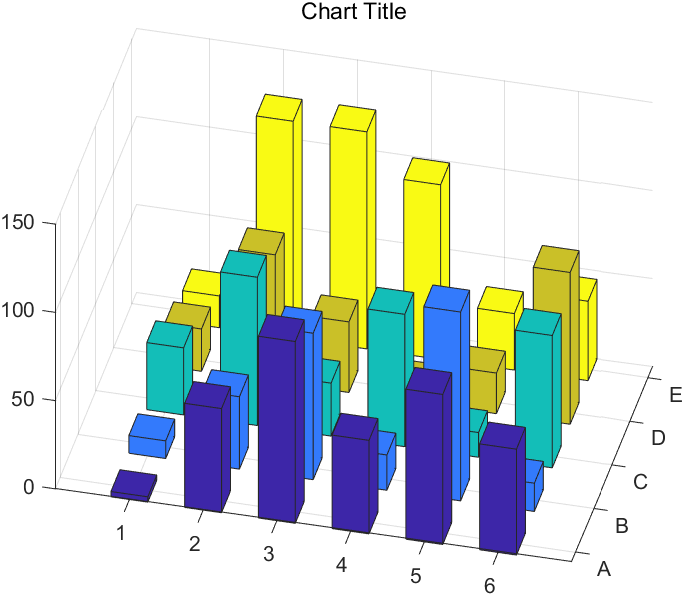
#> input picture data/Matlab8.png, 684 x 596 px; its folder holds 5 pictures in this run
$ python axis.py
#> lines starting #> are read from the running program, lines starting #| are printed output that depends on the picture; after the words box and inside, x2 and y2 are one past the last pixel; in counts of white or black regions, pixels touching at a corner belong together
import math
import os

import cv2
import numpy as np
from PIL import Image


show_intermediate_result = False

def show_wait_destroy(window_name, img):
    cv2.imshow(window_name, img)
    cv2.moveWindow(window_name, 500, 0)
    cv2.waitKey(0)
    cv2.destroyWindow(window_name)


def find_point(axis_img, first_direction, second_direction):
    h, w = axis_img.shape
    x = -1
    y = -1

    if first_direction == "bottommost":
        for i in reversed(range(h)):
            if np.sum(axis_img[i]) > 0:
                y = i
                break
        candidate = axis_img[i]
    elif first_direction == "uppermost":
        for i in range(h):
            if np.sum(axis_img[i]) > 0:
                y = i
                break
        candidate = axis_img[i]
    elif first_direction == "leftmost":
        for j in range(w):
            if np.sum(axis_img[:, j]) > 0:
                x = j
                break
        candidate = axis_img[:, j]
    elif first_direction == "rightmost":
        for j in reversed(range(w)):
            if np.sum(axis_img[:, j]) > 0:
                x = j
                break
        candidate = axis_img[:, j]
    else:
        assert False, "Invalid first direction"

    if second_direction == "bottommost":
        for i in reversed(range(h)):
            if candidate[i] > 0:
                y = i
                break
    elif second_direction == "uppermost":
        for i in range(h):
            if candidate[i] > 0:
                y = i
                break
    elif second_direction == "leftmost":
        for j in range(w):
            if candidate[j] > 0:
                x = j
                break
    elif second_direction == "rightmost":
        for j in reversed(range(w)):
            if candidate[j] > 0:
                x = j
                break
    else:
        assert False, "Invalid first direction"

    if (y != -1) and (x != -1):
        "x or y is not initialized. x : {}, y : {}".format(x, y)
    return x, y


def make_kernel(theta, length=25):
    if theta == 0:
        kernel = np.ones((1, 30))
        if show_intermediate_result:
            print("theta : ", theta)
            print(kernel)
        return kernel
    elif theta == -90:
        kernel = np.ones((30, 1))
        if show_intermediate_result:
            print("theta : ", theta)
            print(kernel)
        return kernel

    row = math.ceil(np.abs(length * np.sin(theta * np.pi / 180)))
    col = math.ceil(np.abs(length * np.cos(theta * np.pi / 180)))

    start_index = 0
    if 0 < theta < 45:
        step = float(col) / float(row)
        kernel = np.zeros((row, col), np.uint8)
        for i in range(1, row+1):
            index = step * i
            index_ceiling = min(math.ceil(index), col)
            kernel[i-1, start_index:index_ceiling] = 1
            start_index = index_ceiling
    elif 45 <= theta < 90:
        step = float(row) / float(col)
        kernel = np.zeros((row, col), np.uint8)
        for i in range(1, col+1):
            index = step * i
            index_ceiling = min(math.ceil(index), row)
            kernel[start_index:index_ceiling, i-1] = 1
            start_index = index_ceiling
    elif -45 <= theta < 0:
        step = float(col) / float(row)
        kernel = np.zeros((row, col), np.uint8)
        for i in range(1, row+1):
            index = step * i
            index_ceiling = min(math.ceil(index), col)
            kernel[row-i, start_index:index_ceiling] = 1
            start_index = index_ceiling
    elif -90 < theta < -45:
        step = float(row) / float(col)
        kernel = np.zeros((row, col), np.uint8)
        for i in range(1, col+1):
            index = step * i
            index_ceiling = min(math.ceil(index), row)
            kernel[start_index:index_ceiling, col-i] = 1
            start_index = index_ceiling

    if show_intermediate_result:
        print("theta : ", theta)
        print("kernel width : ", col)
        print("kernel height : ", row)
        print(kernel)
    return kernel


def remove_color(img, num_colors):
    # Convert BGR to HSV
    hsv = cv2.cvtColor(img, cv2.COLOR_BGR2HSV)

    ## Background image
    #Assumtion: Background image consist with only white
    back = cv2.inRange(hsv, (0, 0, 0), (180, 0, 255))
    removed = cv2.bitwise_or(img, img, mask=back)
    removed_gray = cv2.cvtColor(removed, cv2.COLOR_BGR2GRAY)
    removed_gray = removed_gray + ~back

    if show_intermediate_result:
        show_wait_destroy("removed_gray", removed_gray)

    return removed_gray


def find_frequent_degree(img, edges):
    threshold = 10
    minLineLength = 70
    maxLineGap = 30

    lines = cv2.HoughLinesP(edges, 1, np.pi/360,
                            threshold, minLineLength, maxLineGap)

    degree_resolution = 180
    theta_votes = np.zeros(degree_resolution)
    for line in lines:
        x1, y1, x2, y2 = line[0]
        cv2.line(img, (x1, y1), (x2, y2), (0, 255, 0), 1)
        slope = (float)(y2 - y1) / (float)(x2 - x1 + 1e-12)
        theta = np.arctan(slope) * 180 / np.pi
        theta = int(np.around(theta))
        if theta == 90:
            theta = -90
        theta_votes[theta+90] += 1

    # non-maximal suppression
    suppression_result = np.zeros(180)
    for i in range(degree_resolution):
        start_index = max(i-2, 0)
        end_index = min(i+2, degree_resolution - 1)
        if max(theta_votes[start_index:end_index+1]) <= theta_votes[i]:
            suppression_result[i] = theta_votes[i]
    for i in range(5):
        suppression_result[180-1-i] = 0
    sorted_indices = np.argsort(suppression_result)[::-1]

    if show_intermediate_result:
        print("detected lines in 'find_frequent_degree' function : ", len(lines))
        print("suppression_result : ", suppression_result)
        show_wait_destroy("img", img)
    return sorted_indices[0] - 90, sorted_indices[1] - 90, sorted_indices[2] - 90


def find_axis(gray, degree):
    gray = cv2.bitwise_not(gray)
    bw = cv2.adaptiveThreshold(gray, 255, cv2.ADAPTIVE_THRESH_MEAN_C,
                               cv2.THRESH_BINARY, 15, -2)
    kernel = make_kernel(degree)

    result = cv2.erode(bw, kernel)
    result = cv2.dilate(result, kernel)
    result_npy = np.array(result)

    if degree == 0:
        point1 = find_point(result_npy, "bottommost", "leftmost")
        point2 = find_point(result_npy, "bottommost", "rightmost")
    elif degree == -90:
        point1 = find_point(result_npy, "leftmost", "bottommost")
        point2 = find_point(result_npy, "leftmost", "uppermost")
    elif 0 < degree < 90:
        point1 = find_point(result_npy, "bottommost", "leftmost")
        point2 = find_point(result_npy, "leftmost", "bottommost")
    elif -90 < degree < 0:
        point1 = find_point(result_npy, "bottommost", "rightmost")
        point2 = find_point(result_npy, "rightmost", "bottommost")

    if show_intermediate_result:
        show_wait_destroy("result", result)

    return point1, point2


def axis(folder_path, img_filename, result_folder_path="./result/"):
#> called with folder_path = '../data/', img_filename = 'Matlab8.png', result_folder_path = '../result/'
    image_path = folder_path + img_filename
    # img = cv2.imread(image_path)
    # img = cv2.resize(img, dsize=(600, 600))
    img = cv2.imread(image_path, cv2.IMREAD_COLOR)
#> img is the input picture: shape (596, 684, 3); mean B, G, R 214.5, 220.1, 210.6
    if show_intermediate_result:
        show_wait_destroy("img", img)

    gray = remove_color(img, 3)
#> in remove_color, `hsv = cv2.cvtColor(img, cv2.COLOR_BGR2HSV)`: hsv: shape (596, 684, 3); mean H, S, V 22.2, 58.1, 234.8
#> in remove_color, `back = cv2.inRange(hsv, (0, 0, 0), (180, 0, 255))`:
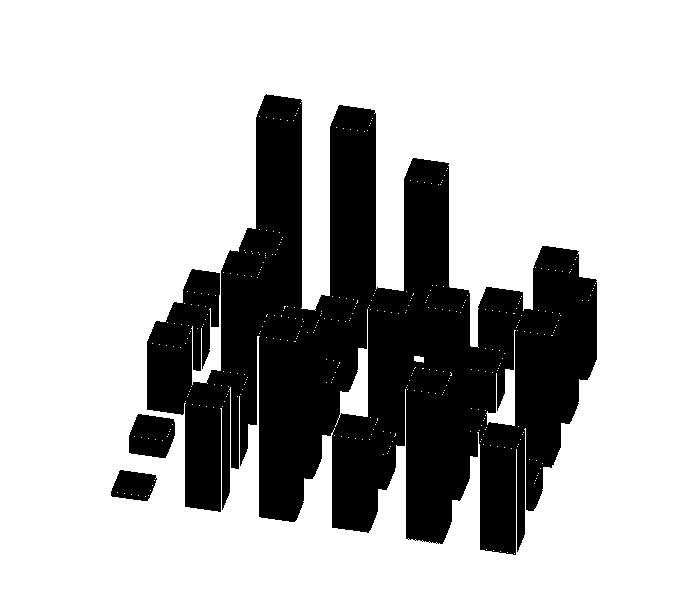
#> back: shape (596, 684); 72.3% white; 3 black regions, box (x1, y1, x2, y2) and area: (147, 94, 597, 555) 110363, (129, 414, 175, 458) 1636, (111, 470, 157, 501) 1047
#> in remove_color, `removed_gray = removed_gray + ~back`:
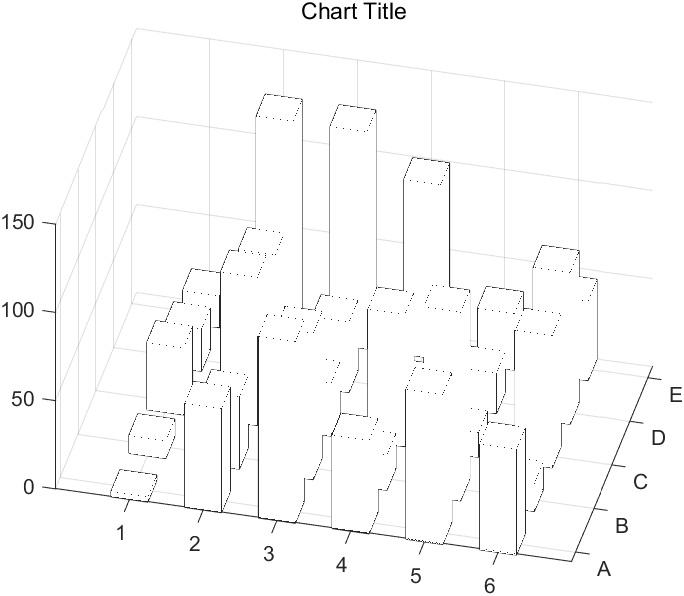
#> removed_gray: shape (596, 684); min 0, max 255, mean 250.9
    bw_not = cv2.bitwise_not(gray)
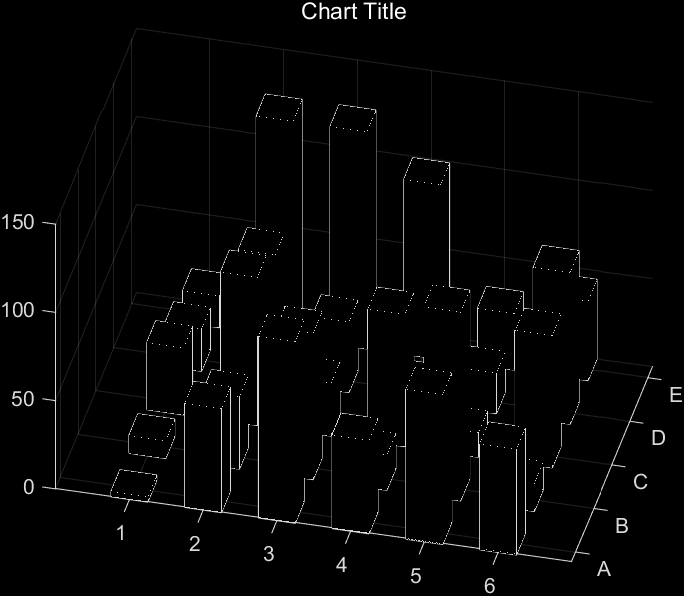
#> bw_not: shape (596, 684); min 0, max 255, mean 4.1
    if show_intermediate_result:
        show_wait_destroy("bw_not", bw_not)
    degrees = find_frequent_degree(img, bw_not)
#> in find_frequent_degree, `lines = cv2.HoughLinesP(edges, 1, np.pi/360, threshold, minLineLength,..`: lines = 77 rows, first 6: [136, 28, 549, 86], [408, 156, 652, 190], [449, 249, 535, 261], [105, 496, 151, 502], [601, 489, 652, 366], [95, 393, 95, 123]
#> the loop in find_frequent_degree, `for line in lines:` made 77 passes
#> (x1, y1, x2, y2, slope) on passes 1 to 12: (136, 28, 549, 86, 0.14), (408, 156, 652, 190, 0.139), (449, 249, 535, 261, 0.14), (105, 496, 151, 502, 0.13), (601, 489, 652, 366, -2.41), (95, 393, 95, 123, -2.7e+14), (295, 522, 331, 527, 0.139), (55, 489, 55, 222, -2.67e+14), (136, 116, 255, 133, 0.143), (516, 553, 572, 561, 0.143), (209, 125, 209, 40, -8.5e+13), (131, 306, 131, 38, -2.68e+14)
#> after the loop in find_frequent_degree, `for line in lines:`:
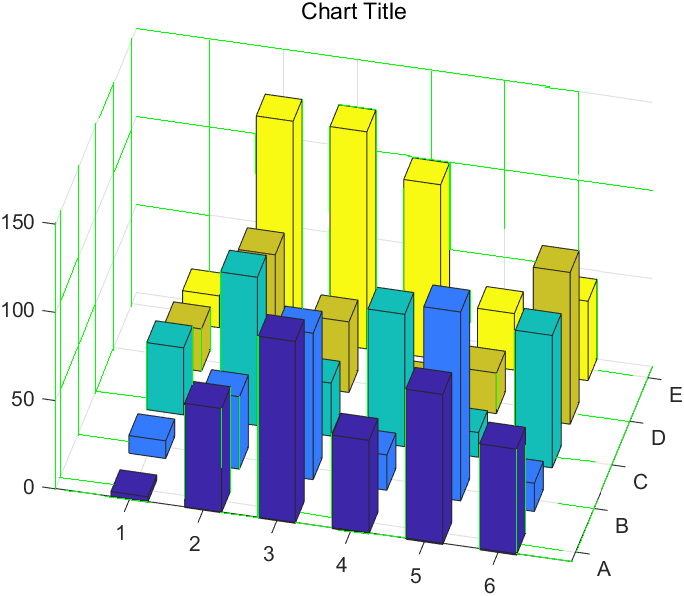
#> img: shape (596, 684, 3); 1.75% of pixels changed, all inside (x1, y1, x2, y2) = (55, 28, 653, 562)
#> after the loop in find_frequent_degree, `for line in lines:`: theta_votes = 180 values, max 45 at index 0, min 0 at index 1, mean 0.428
#> after the loop in find_frequent_degree, `for i in range(degree_resolution):`: suppression_result = 180 values, max 45 at index 0, min 0 at index 1, mean 0.35
#> in find_frequent_degree, `sorted_indices = np.argsort(suppression_result)[::-1]`: sorted_indices = 180 values, max 179 at index 113, min 0 at index 0, mean 89.5
#> degrees = (-90, 8, -68)

    degrees = list(degrees)
#> degrees = [-90, 8, -68]
    axis_points = []
    if degrees[1] > 0:
        temp_degree = degrees[1]
#> temp_degree = 8
        degrees[1] = degrees[2]
        degrees[2] = temp_degree

    for degree in degrees:
        axis_points.append(find_axis(gray, degree))
#> this loop made 3 passes
#> (degree, point1 in find_axis, point2 in find_axis) on passes 2 to 3: (-68, (572, 563), (652, 370)), (8, (563, 562), (43, 488))
#> (degree, point1 in find_axis, point2 in find_axis) on pass 1: (-90, (55, 490), (55, 224))
#> pass 1, in find_axis, `bw = cv2.adaptiveThreshold(gray, 255, cv2.ADAPTIVE_THRESH_MEAN_C, cv2...`:
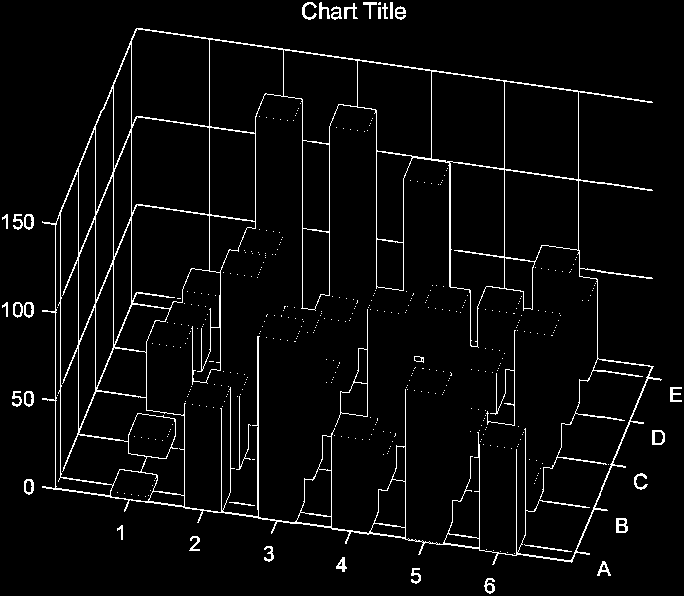
#> bw: shape (596, 684); 4% white in thin lines or dots
#> pass 1, in find_axis, `result = cv2.dilate(result, kernel)`:
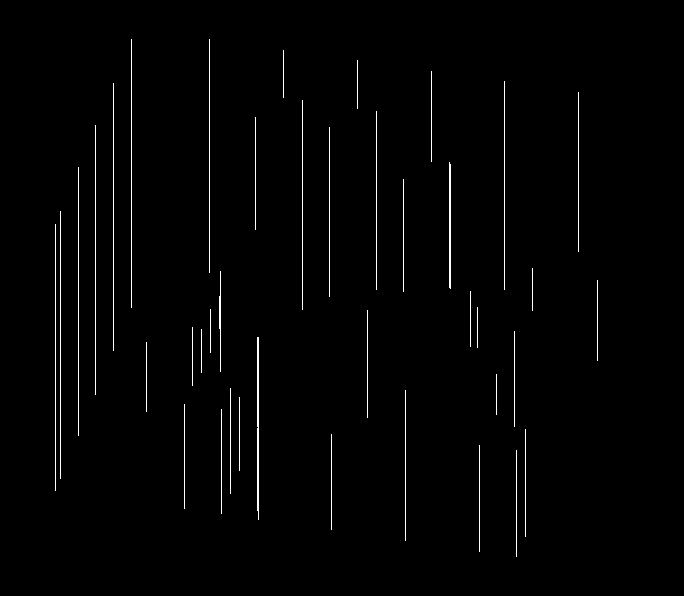
#> result: shape (596, 684); 1.4% white in thin lines or dots, all inside (x1, y1, x2, y2) = (55, 39, 598, 557)
#> after the loop, axis_points = [((55, 490), (55, 224)), ((572, 563), (652, 370)), ((563, 562), (43, 488))]

    cv2.line(img, axis_points[0][0], axis_points[0][1], (0, 0, 255), 2)
    cv2.line(img, axis_points[1][0], axis_points[1][1], (0, 0, 255), 2)
    cv2.line(img, axis_points[2][0], axis_points[2][1], (0, 0, 255), 2)
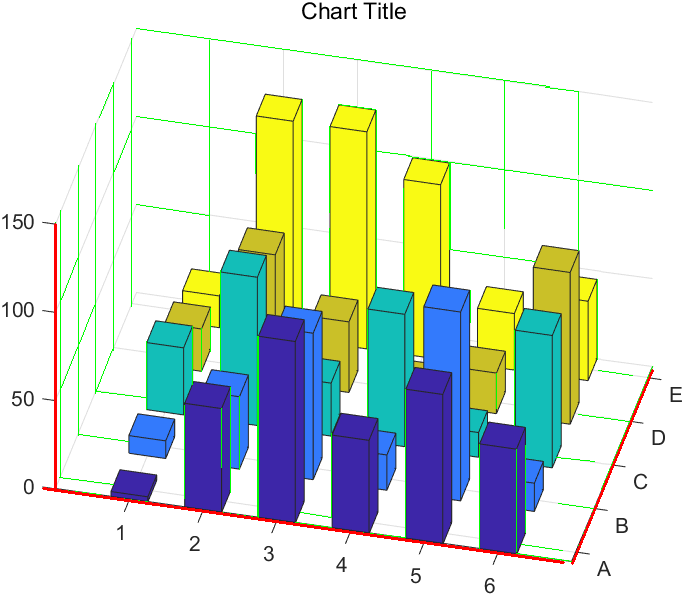
#> img: shape (596, 684, 3); mean B, G, R 210.3, 220.1, 208.3

    if show_intermediate_result:
        for i in range(len(axis_points)):
            print("axis", i, ": ", axis_points[i])
        show_wait_destroy("img", img)

    img_pil = Image.fromarray(img.astype(np.uint8))
    img_pil.save(result_folder_path + img_filename)
    return axis_points, degrees


def iterate_data(folder_path):
    img_list = os.listdir(folder_path)
    img_list = [img_file_name for img_file_name in img_list if img_file_name.endswith(".png")]
    for img_file_name in img_list:
        axis(folder_path, img_file_name)


if __name__ == "__main__":
    # main('../data/matlab_three.png')
    # iterate_data("./data/matlab/")
    # main('../data/', 'Matlab10.png')
    axis('../data/', 'Matlab8.png', "../result/")
    # print(make_kernel(5, 17, False))
